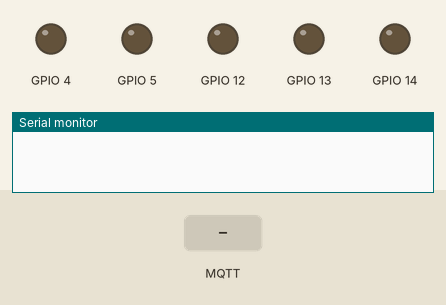
This sketch was run on a simulated ESP8266 (NodeMCU). Shown: output pins drawn as LEDs (lit = HIGH), the last lines printed to the serial monitor. The inputs (shaded band) are chosen by the test bench. WiFi joins after 1.5 s; servers stay silent unless stated; no MQTT or app messages arrive unless stated.

Above: at 2.7 s.
2.8 s: MQTT message "OFF" arrives on the first subscribed topic
At 3.7 s:
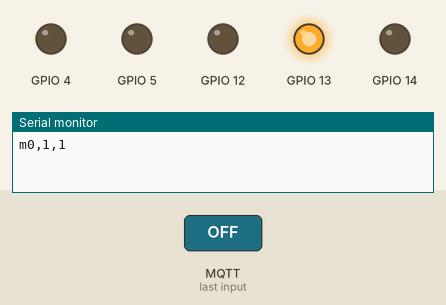
4.3 s: MQTT message "ON" arrives on the first subscribed topic
At 4.7 s:
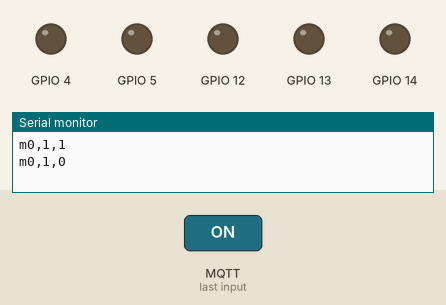
Timing chart, 0 to 7.3 s (numbered marks = the images above; inputs shaded):
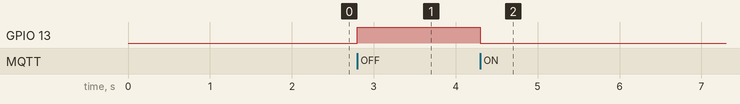

The sketch:

esp.ino
```cpp
#include <ESP8266WiFi.h>
#include <PubSubClient.h>

const char* ssid = "UGM-Hotspot";
const char* password =  "";
const char* mqttServer = "10.33.109.37";
const int mqttPort =  1883;
const char* mqttUser = "";
const char* mqttPassword = "";
WiFiClient espClient;
PubSubClient client(espClient);
char angka[50];
int databaca;
void setup() {
  pinMode (13, OUTPUT);
  pinMode (12, OUTPUT);
  pinMode (14, OUTPUT);
  pinMode (4, OUTPUT);
  pinMode (5, OUTPUT);
  Serial.begin(115200);

  WiFi.begin(ssid, password);

  while (WiFi.status() != WL_CONNECTED) {
    delay(500);
    //    Serial.println("Connecting to WiFi..");
  }
  //  Serial.println("Connected to the WiFi network");

  client.setServer(mqttServer, mqttPort);
  client.setCallback(callback);

  while (!client.connected()) {
    //    Serial.println("Connecting to MQTT...");

    if (client.connect("ESP8266Client", mqttUser, mqttPassword )) {

      //      Serial.println("connected");

    } else {

      //      Serial.print("failed with state ");
      //      Serial.print(client.state());
      delay(2000);

    }
  }
}

void callback(char* topic, byte* payload, unsigned int length) {

  //  Serial.print("Message arrived in topic: ");
  //  Serial.println(topic);
  //  Serial.print("Message:");
  String payloadmsg;

  for (int i = 0; i < length; i++) {
    //    Serial.print((char)payload[i]);
    payloadmsg += (char)payload[i];
  }
  /* if (payload [0] = '1') {
     client.subscribe("/coba1");
     Serial.print("1");
    }*/
  //  Serial.println();
  //  Serial.println("-----------------------");
  if (strcmp(topic, "LED/1") == 0) {
    if (payloadmsg == "OFF") {
      //Serial.println("ON");
      digitalWrite(13, HIGH);
        Serial.println("m0,1,1");
      //Serial.print("m0" + "," + String(1) + "," + String(1) + "\r\n");
    }
    else if (payloadmsg == "ON") {
      //Serial.println("OFF");
      digitalWrite (13, LOW);
        Serial.println("m0,1,0");
      //Serial.print("m0" + "," + String(1) + "," + String(0) + "\r\n");
    }
  }
  if (strcmp(topic, "LED/2") == 0) {
    if (payloadmsg == "OFF") {
      //Serial.println("ON");
      digitalWrite(12, HIGH);
        Serial.println("m0,2,1");
      //Serial.print("m0" + "," + String(2) + "," + String(1) + "\r\n");
    }
    else if (payloadmsg == "ON") {
      //Serial.println("OFF");
      digitalWrite (12, LOW);
        Serial.println("m0,2,0");
      //Serial.print("m0" + "," + String(2) + "," + String(0) + "\r\n");
    }
  }
  if (strcmp(topic, "LED/3") == 0) {
    if (payloadmsg == "OFF") {
      //Serial.println("ON");
      digitalWrite(14, HIGH);
        Serial.println("m0,3,1");
      //Serial.print("m0" + "," + String(3) + "," + String(1) + "\r\n");
    }
    else if (payloadmsg == "ON") {
      //Serial.println("OFF");
      digitalWrite (14, LOW);
        Serial.println("m0,3,0");
      //Serial.print("m0" + "," + String(3) + "," + String(0) + "\r\n");
    }
  }
  if (strcmp(topic, "LED/4") == 0) {
    if (payloadmsg == "OFF") {
      //Serial.println("ON");
      digitalWrite(4, HIGH);
        Serial.println("m0,4,1");
      //Serial.print("m0" + "," + String(4) + "," + String(1) + "\r\n");
    }
    else if (payloadmsg == "ON") {
      //Serial.println("OFF");
      digitalWrite (4, LOW);
      Serial.println("m0,4,0");
      //Serial.print("m0" + "," + String(4) + "," + String(0) + "\r\n");
    }
  }
//

}

void loop() {
  if (!client.connected()) {
    /*reconnect();*/
  }

  client.subscribe("LED/1");
  client.loop();
  client.subscribe("LED/2");
  client.loop();
  client.subscribe("LED/3");
  client.loop();
  client.subscribe("LED/4");
  client.loop();
  client.subscribe("LED/5");
  client.loop();
  /*int bacadata = Serial.read();
    if(bacadata == 1){
     digitalWrite (13,HIGH);
    }
    if(bacadata == 0){
     digitalWrite (13,LOW);
    }*/

}
/*void reconnect() {
  // Loop until we're reconnected
  while (!client.connected()) {
    Serial.print("Attempting MQTT connection...");
    // Attempt to connect
    if (client.connect("ESP8266Client")) {
      Serial.println("connected");
      // Subscribe
      client.subscribe("LED/1");
    } else {
      Serial.print("failed, rc=");
      Serial.print(client.state());
      Serial.println(" try again in 5 seconds");
      // Wait 5 seconds before retrying
      delay(5000);
    }
  }
  }*/

/*int angka (){
  int i=1;
  for(i=0;i<=10;i++){
  Serial.println(i);
  }
  }*/
```

Measured:
- after the input at 2.8 s, GPIO 13: LOW → HIGH at once
- after the input at 4.3 s, GPIO 13: HIGH → LOW at once
